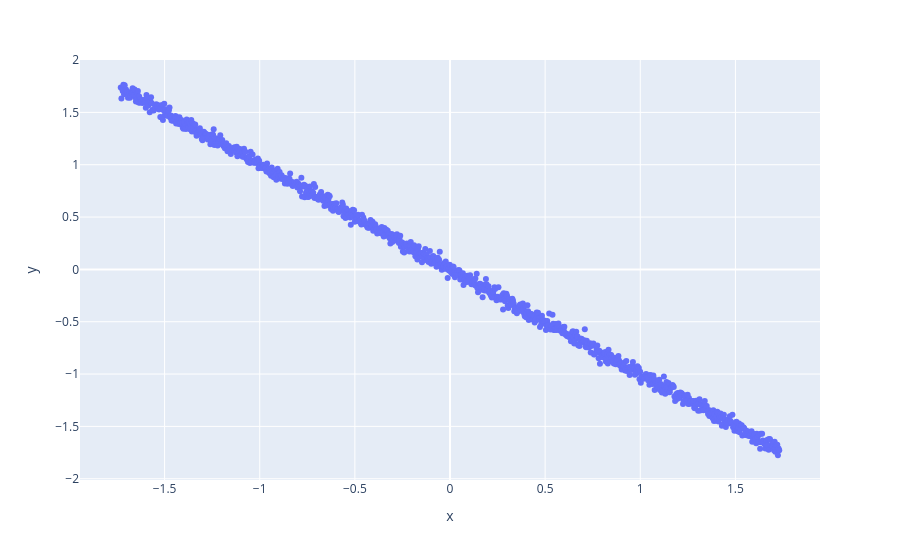

The notebook cell saved with this chart:
### Code cell
import numpy as np
import plotly.express as px
import plotly.graph_objects as go

def generate_dataset(n: int, noise_std: float = 100.0) -> tuple[np.ndarray, np.ndarray]:
    a = np.random.uniform(low=-100, high=100)
    x1 = np.linspace(start=0, stop=100, num=n)
    x = np.column_stack([x1, x1**2, np.sin(x1 / 10)])
    x_std = x.std(axis=0)
    x_std = np.where(x_std < 1e-12, 1.0, x_std)
    x = (x - x.mean(axis=0)) / x_std
    noise = np.random.randn(n, 1) * noise_std
    y = a * x1.reshape(-1, 1) + noise
    y = (y - y.mean(axis=0)) / y.std(axis=0)
    return x, y


def mean_squared_gradient_error(
    x: np.ndarray,
    y: np.ndarray,
    theta: np.ndarray,
    batch_size: int,
    n_samples: int = 400,
    seed: int = 0,
) -> float:
    n = x.shape[0]
    y_hat = x @ theta
    g_full = (1 / n) * x.T @ (y_hat - y)
    rng = np.random.default_rng(seed)
    bs = min(batch_size, n)
    err = 0.0
    for _ in range(n_samples):
        idx = rng.choice(n, size=bs, replace=False)
        x_b, y_b = x[idx], y[idx]
        yh = x_b @ theta
        g_b = (1 / bs) * x_b.T @ (yh - y_b)
        d = g_b.ravel() - g_full.ravel()
        err += float(d @ d)
    return err / n_samples


x, y = generate_dataset(n=1000)
px.scatter(x=x[:, 0], y=y.ravel())

### Figure 1 — Plotly figure (JSON) as saved in the notebook; plotly's stock layout.template omitted (floating-point values rounded to 4 significant figures; data arrays with more than 128 entries replaced by an {"elided": "..."} marker saying what was removed)
{"data": [{"hovertemplate": "x=%{x}<br>y=%{y}<extra></extra>", "legendgroup": "", "marker": {"color": "#636efa", "symbol": "circle"}, "mode": "markers", "name": "", "orientation": "v", "showlegend": false, "type": "scatter", "x": {"elided": "1000 float values"}, "xaxis": "x", "y": {"elided": "1000 float values"}, "yaxis": "y"}], "layout": {"legend": {"tracegroupgap": 0}, "margin": {"t": 60}, "xaxis": {"anchor": "y", "domain": [0, 1], "title": {"text": "x"}}, "yaxis": {"anchor": "x", "domain": [0, 1], "title": {"text": "y"}}}}
